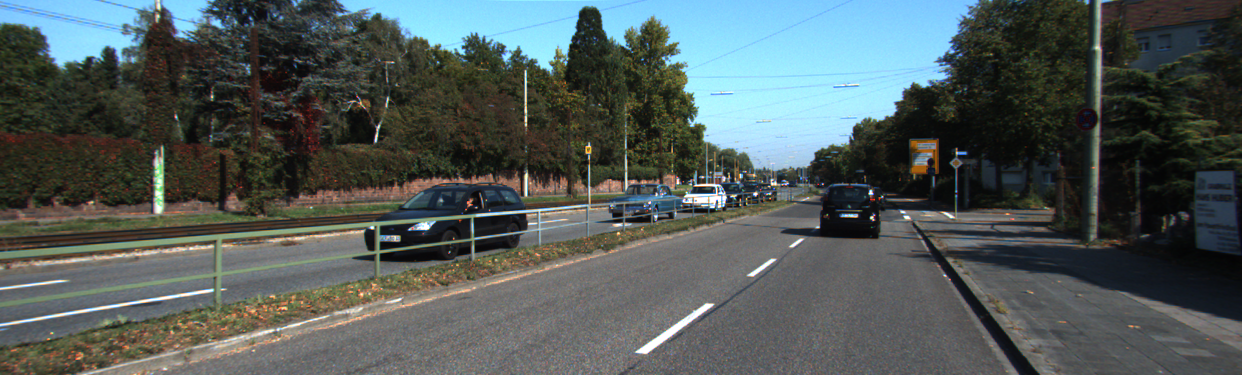
#> input picture dataset/images/um_000010.png, 1242 x 375 px
$ python Algorithm1A.py
#> lines starting #> are read from the running program, lines starting #| are printed output that depends on the picture; after the words box and inside, x2 and y2 are one past the last pixel; in counts of white or black regions, pixels touching at a corner belong together
#!/usr/bin/env python3
# -*- coding: utf-8 -*-
"""
Created on Mon May 11 00:56:07 2020

@author: sarjana
"""


import cv2
import numpy as np
import os
import matplotlib.pyplot as plt


class Algorithm1A:

    def __init__(self):
        pass

    def do_canny(self, frame):
        # Converts frame to grayscale because we only need the luminance channel for detecting edges - less computationally expensive
        gray = cv2.cvtColor(frame, cv2.COLOR_RGB2GRAY)
        # Applies a 5x5 gaussian blur with deviation of 0 to frame - not mandatory since Canny will do this for us
        blur = cv2.GaussianBlur(gray, (5, 5), 0)
        # Applies Canny edge detector with minVal of 50 and maxVal of 150
        canny = cv2.Canny(blur, 50, 150)
        #plt.imshow(canny)
        return canny

    def do_segment(self, frame):
        # Since an image is a multi-directional array containing the relative intensities of each pixel in the image, we can use frame.shape to return a     #tuple: [number of rows, number of columns, number of channels] of the dimensions of the frame
        # frame.shape[0] give us the number of rows of pixels the frame has. Since height begins from 0 at the top, the y-coordinate of the bottom of       #the frame is its height
        height = frame.shape[0]
        #width = frame.shape[1]
        # Creates a triangular polygon for the mask defined by three (x, y) coordinates
        polygons = np.array([
                                [(0, height), (1200, height), (1000,200), (400,200)]
                                #[(335, height), (935, height), (645,200), (540,200)]
                                #[(275, height), (995, height), (705,200), (480,200)]
                            ])
        # Creates an image filled with zero intensities with the same dimensions as the frame
        mask = np.zeros_like(frame)
        # Allows the mask to be filled with values of 1 and the other areas to be filled with values of 0
        cv2.fillPoly(mask, polygons, 255)
        # A bitwise and operation between the mask and frame keeps only the triangular area of the frame
        segment = cv2.bitwise_and(frame, mask)
        #plt.imshow(segment)
        return segment


    def calculate_lines(self, frame, lines):
        # Empty arrays to store the coordinates of the left and right lines
        left = []
        right = []
        # Loops through every detected line
        for line in lines:
            # Reshapes line from 2D array to 1D array

            x1, y1, x2, y2 = line.reshape(4)

            # Fits a linear polynomial to the x and y coordinates and returns a vector of coefficients which describe the slope and y-intercept
            parameters = np.polyfit((x1, x2), (y1, y2), 1)
            slope = parameters[0]

            y_intercept = parameters[1]
            # If slope is negative, the line is to the left of the lane, and otherwise, the line is to the right of the lane
            if slope < 0:
                left.append((slope, y_intercept))
            else:
                right.append((slope, y_intercept))
        # Averages out all the values for left and right into a single slope and y-intercept value for each line

        if (len(left) == 0 or len(right) == 0):
            return np.array([])

        left_avg = np.average(left, axis = 0)
        right_avg = np.average(right, axis = 0)
        # Calculates the x1, y1, x2, y2 coordinates for the left and right lines


        left_line = self.calculate_coordinates(frame, left_avg)
        right_line = self.calculate_coordinates(frame, right_avg)

        return np.array([left_line, right_line])

    def calculate_coordinates(self, frame, parameters):
        slope, intercept = parameters
        # Sets initial y-coordinate as height from top down (bottom of the frame)
        y1 = frame.shape[0]
        # Sets final y-coordinate as 150 above the bottom of the frame
        y2 = int(y1 - 150)
        # Sets initial x-coordinate as (y1 - b) / m since y1 = mx1 + b
        x1 = int((y1 - intercept) / slope)
        # Sets final x-coordinate as (y2 - b) / m since y2 = mx2 + b
        x2 = int((y2 - intercept) / slope)
        return np.array([x1, y1, x2, y2])

    def visualize_lines(self, frame, lines):
        # Creates an image filled with zero intensities with the same dimensions as the frame
        lines_visualize = np.zeros_like(frame)
        # Checks if any lines are detected
        boundary =[]
        #print(lines)
        if lines is not None:
            for x1, y1, x2, y2 in lines:
                #x1 = max(min(x1, frame.shape[1]), 0)
                #x2 = max(min(x2, frame.shape[0]), 0)
                # Draws lines between two coordinates with green color and 5 thickness
                cv2.line(lines_visualize, (x1, y1), (x2, y2), (0, 255, 0), 5)
                #laneboundary = (x1,y1),(x2,y2)
                boundary.append([x1,y1])
                boundary.append([x2,y2])
                # [5 lines of commented-out code are left out]
        boundary =np.array(boundary)

        return [lines_visualize, boundary]


    def detectLane(self, frame):
        canny = self.do_canny(frame)

        segment = self.do_segment(canny)
        hough = cv2.HoughLinesP(segment, 2, np.pi / 180, 100, np.array([]), minLineLength = 100, maxLineGap = 50)

        # Averages multiple detected lines from hough into one line for left border of lane and one line for right border of lane
        lines = self.calculate_lines(frame, hough)
        #border =[(lines[0][0], lines[0][1]),(lines[0][2], lines[0][3]),(lines[1][0], lines[1][1]),(lines[1][2], lines[1][3])]
        #border = np.array(border)

        output = np.zeros_like(frame)

        if (len(lines) == 0):
            return cv2.cvtColor(output, cv2.COLOR_RGB2GRAY)

        # Visualizes the lines
        [lines_visualize, boundary] = self.visualize_lines(frame, lines)

        temp0 = boundary[0].copy()
        temp1 = boundary[1].copy()
        boundary[0] = temp1
        boundary[1] = temp0


        cv2.fillPoly(output,np.int32([boundary]),(255, 255,255))

        return cv2.cvtColor(output, cv2.COLOR_RGB2GRAY)


if __name__ == '__main__':
    # Run application
    laneDetector = Algorithm1A()

    frame = cv2.imread('dataset/images/um_000010.png')
#> frame is the input picture: shape (375, 1242, 3); mean B, G, R 88.6, 90, 80.8
    output = laneDetector.detectLane(frame)
#> in do_canny, `gray = cv2.cvtColor(frame, cv2.COLOR_RGB2GRAY)`:
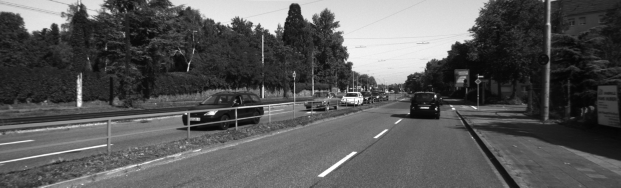
#> gray: shape (375, 1242) (shown at 1/2 size); min 3, max 255, mean 88.5
#> in do_canny, `canny = cv2.Canny(blur, 50, 150)`:
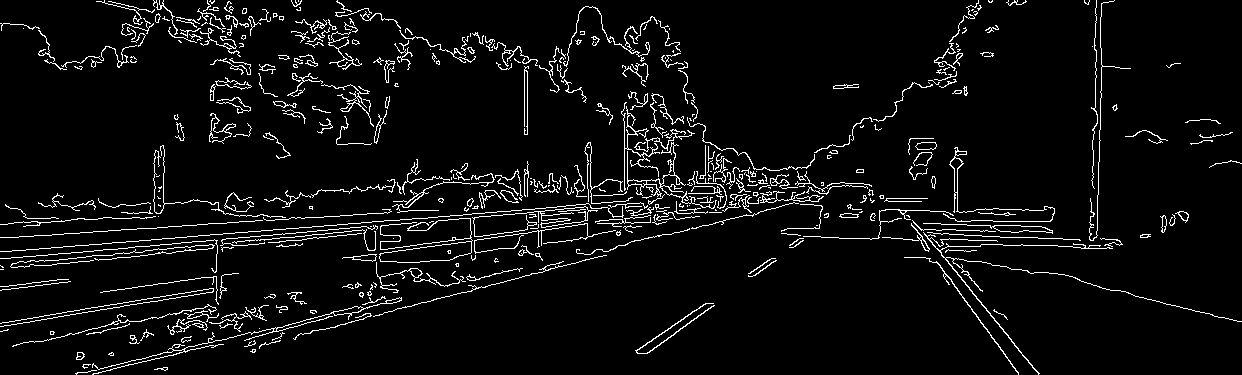
#> canny: shape (375, 1242); 5.4% white in thin lines or dots
#> in do_segment, `cv2.fillPoly(mask, polygons, 255)`:
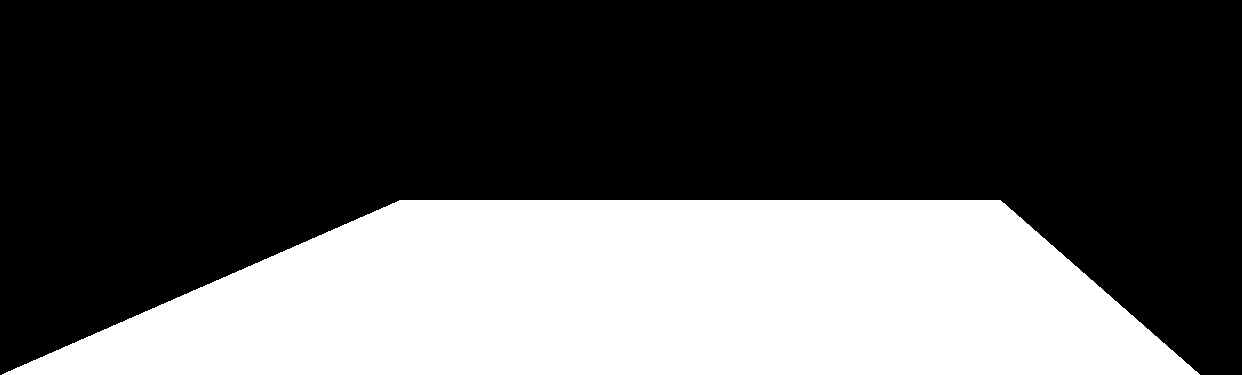
#> mask: shape (375, 1242); 33.8% white; 1 white region, box (x1, y1, x2, y2) and area: (2, 200, 1200, 375) 157537
#> in do_segment, `segment = cv2.bitwise_and(frame, mask)`:
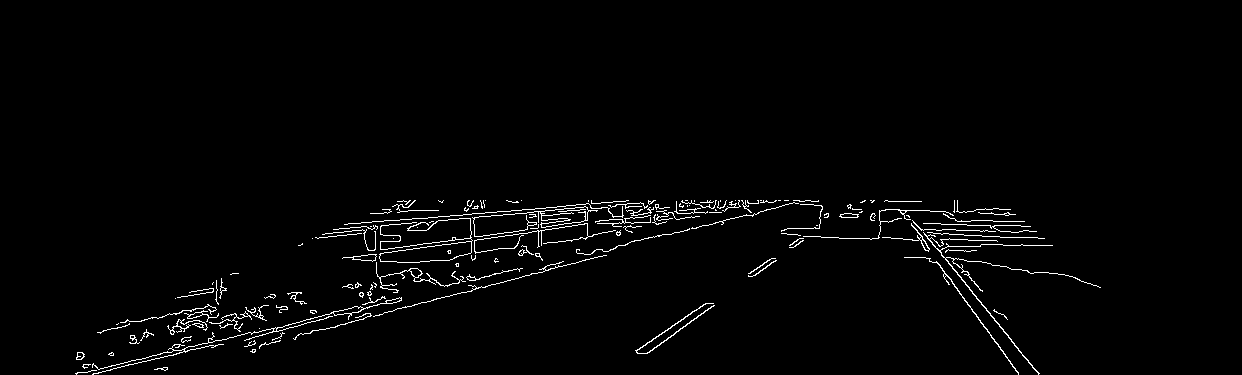
#> segment: shape (375, 1242); 1.9% white in thin lines or dots, all inside (x1, y1, x2, y2) = (75, 200, 1101, 375)
#> in detectLane, `hough = cv2.HoughLinesP(segment, 2, np.pi / 180, 100, np.array([]), mi..`: hough = 67 rows, first 6: [352, 257, 763, 200], [252, 349, 604, 255], [582, 253, 758, 213], [333, 229, 653, 201], [474, 258, 775, 200], [152, 355, 519, 270]
#> the loop in calculate_lines, `for line in lines:` made 67 passes
#> (x1, y1, x2, y2, slope, y_intercept) on passes 1 to 8: (352, 257, 763, 200, -0.139, 305.8), (252, 349, 604, 255, -0.267, 416.3), (582, 253, 758, 213, -0.227, 385.3), (333, 229, 653, 201, -0.0875, 258.1), (474, 258, 775, 200, -0.193, 349.3), (152, 355, 519, 270, -0.232, 390.2), (132, 339, 687, 200, -0.25, 372.1), (898, 201, 1038, 374, 1.24, -908.7)
#> after the loop in calculate_lines, `for line in lines:`: left = 50 pairs, first value -0.725 to -1.2e-17, second value 201 to 822.4; right = 17 items, first 6: (1.24, -908.7), (1.38, -1027.8), (0.0333, 191.7), (0.0368, 194), (0.0162, 223.1), (0.0196, 191.4)
#> in calculate_lines, `left_avg = np.average(left, axis = 0)`: left_avg = [-0.153, 338.4]
#> in calculate_lines, `right_avg = np.average(right, axis = 0)`: right_avg = [0.19, 56.53]
#> in calculate_coordinates, `slope, intercept = parameters`: slope = -0.153; intercept = 338.4
#> in calculate_coordinates, `x1 = int((y1 - intercept) / slope)`: x1 = -238
#> in calculate_coordinates, `x2 = int((y2 - intercept) / slope)`: x2 = 739
#> in calculate_lines, `left_line = self.calculate_coordinates(frame, left_avg)`: left_line = [-238, 375, 739, 225]
#> in calculate_lines, `right_line = self.calculate_coordinates(frame, right_avg)`: right_line = [1676, 375, 887, 225]
#> in detectLane, `lines = self.calculate_lines(frame, hough)`: lines = [[-238, 375, 739, 225], [1676, 375, 887, 225]]
#> the loop in visualize_lines, `for x1, y1, x2, y2 in lines:` made 2 passes
#> after the loop in visualize_lines, `for x1, y1, x2, y2 in lines:`:
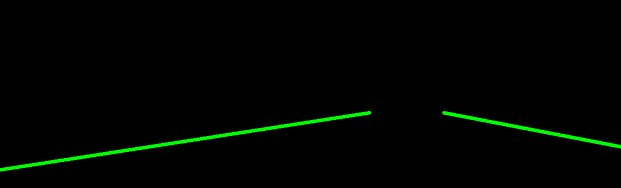
#> lines_visualize: shape (375, 1242, 3) (shown at 1/2 size); mean of channels 0, 1, 2 0, 4.3, 0; drawn as B, G, R
#> after the loop in visualize_lines, `for x1, y1, x2, y2 in lines:`: boundary = [[-238, 375], [739, 225], [1676, 375], [887, 225]]
#> in detectLane, `temp0 = boundary[0].copy()`: temp0 = [-238, 375]
#> in detectLane, `temp1 = boundary[1].copy()`: temp1 = [739, 225]
#> in detectLane, `cv2.fillPoly(output,np.int32([boundary]),(255, 255,255))`:
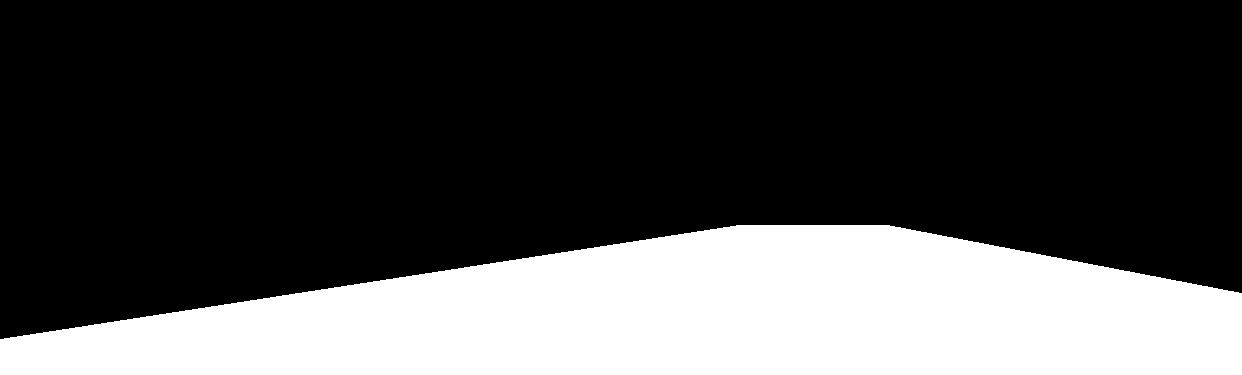
#> output: shape (375, 1242, 3); 28.4% white; 1 white region, box (x1, y1, x2, y2) and area: (0, 225, 1242, 375) 132050

    print(output.shape)
#| (375, 1242)
    print(output.dtype)
#| uint8

    cv2.imshow('output', output)
    cv2.waitKey(0)


    '''
    sourceFolder = '/Users/sarjana/Documents/UMD /Spring 2020/ENSE 622/dataset/images'
    destFolder = '/Users/sarjana/Documents/UMD /Spring 2020/ENSE 622/dataset/Medium Code'
    filename = os.listdir(sourceFolder)
    for file in filename :
        if file.endswith('.png') :

            frame = cv2.imread('/Users/sarjana/Documents/UMD /Spring 2020/ENSE 622/dataset/images' +'/' +file)

            canny = do_canny(frame)

            segment = do_segment(canny)
            hough = cv2.HoughLinesP(segment, 2, np.pi / 180, 100, np.array([]), minLineLength = 100, maxLineGap = 50)

            # Averages multiple detected lines from hough into one line for left border of lane and one line for right border of lane
            lines = calculate_lines(frame, hough)
            #border =[(lines[0][0], lines[0][1]),(lines[0][2], lines[0][3]),(lines[1][0], lines[1][1]),(lines[1][2], lines[1][3])]
            #border = np.array(border)

            # Visualizes the lines
            [lines_visualize, boundary] = visualize_lines(frame, lines)
            #print(laneboundary)
            output = np.zeros_like(lines_visualize)
            cv2.fillConvexPoly(output,np.int32([boundary]),(255, 255,255))

            # Overlays lines on frame by taking their weighted sums and adding an arbitrary scalar value of 1 as the gamma argument
            #output = cv2.addWeighted(frame, 0.9, lines_visualize, 1, 1)
            # Opens a new window and displays the output frame
            cv2.imwrite(destFolder + '/' + file, output)
    '''

$ run again, with dataset/images/um_000000.png copied over dataset/images/um_000010.png
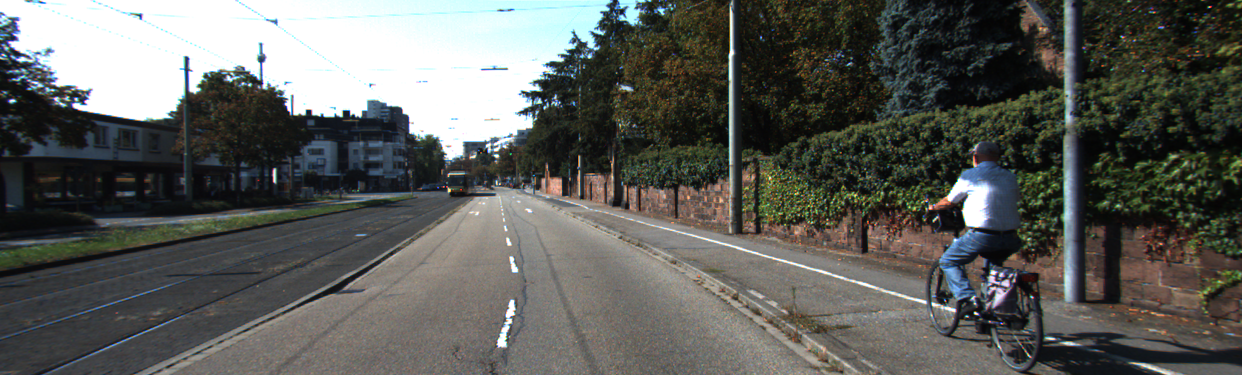
#> input picture dataset/images/um_000000.png, 1242 x 375 px
#> frame is the input picture: shape (375, 1242, 3); mean B, G, R 89.7, 93.9, 92.4
#> canny: shape (375, 1242); 8% white in thin lines or dots
#> mask: shape (375, 1242); 33.8% white; 1 white region, box (x1, y1, x2, y2) and area: (2, 200, 1200, 375) 157537
#> segment: shape (375, 1242); 2.4% white in thin lines or dots, all inside (x1, y1, x2, y2) = (43, 200, 1187, 375)
#> hough = 75 rows, first 6: [584, 205, 1130, 361], [673, 228, 1182, 373], [169, 368, 440, 224], [567, 202, 685, 235], [234, 293, 351, 245], [968, 341, 1154, 341]
#> the loop in calculate_lines, `for line in lines:` made 75 passes
#> (x1, y1, x2, y2, slope, y_intercept) on passes 1 to 8: (584, 205, 1130, 361, 0.286, 38.14), (673, 228, 1182, 373, 0.285, 36.28), (169, 368, 440, 224, -0.531, 457.8), (567, 202, 685, 235, 0.28, 43.43), (234, 293, 351, 245, -0.41, 389), (968, 341, 1154, 341, 1.85e-16, 341), (136, 373, 374, 267, -0.445, 433.6), (675, 232, 1032, 232, 3.93e-17, 232)
#> after the loop in calculate_lines, `for line in lines:`: left = 23 items, first 6: (-0.531, 457.8), (-0.41, 389), (-0.445, 433.6), (-1.43e-17, 207), (-2.92e-16, 311), (-5.57e-17, 332); right = 52 pairs, first value 7.93e-18 to 0.753, second value -247.7 to 341
#> left_avg = [-0.268, 358]
#> right_avg = [0.188, 125.9]
#> in calculate_coordinates, `slope, intercept = parameters`: slope = -0.268; intercept = 358
#> in calculate_coordinates, `x1 = int((y1 - intercept) / slope)`: x1 = -63
#> in calculate_coordinates, `x2 = int((y2 - intercept) / slope)`: x2 = 496
#> left_line = [-63, 375, 496, 225]
#> right_line = [1326, 375, 527, 225]
#> lines = [[-63, 375, 496, 225], [1326, 375, 527, 225]]
#> the loop in visualize_lines, `for x1, y1, x2, y2 in lines:` made 2 passes
#> after the loop in visualize_lines, `for x1, y1, x2, y2 in lines:`:
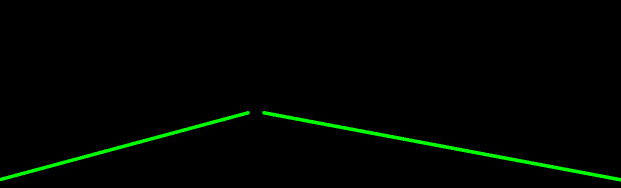
#> lines_visualize: shape (375, 1242, 3) (shown at 1/2 size); mean of channels 0, 1, 2 0, 4.8, 0; drawn as B, G, R
#> after the loop in visualize_lines, `for x1, y1, x2, y2 in lines:`: boundary = [[-63, 375], [496, 225], [1326, 375], [527, 225]]
#> temp0 = [-63, 375]
#> temp1 = [496, 225]
#> in detectLane, `cv2.fillPoly(output,np.int32([boundary]),(255, 255,255))`:
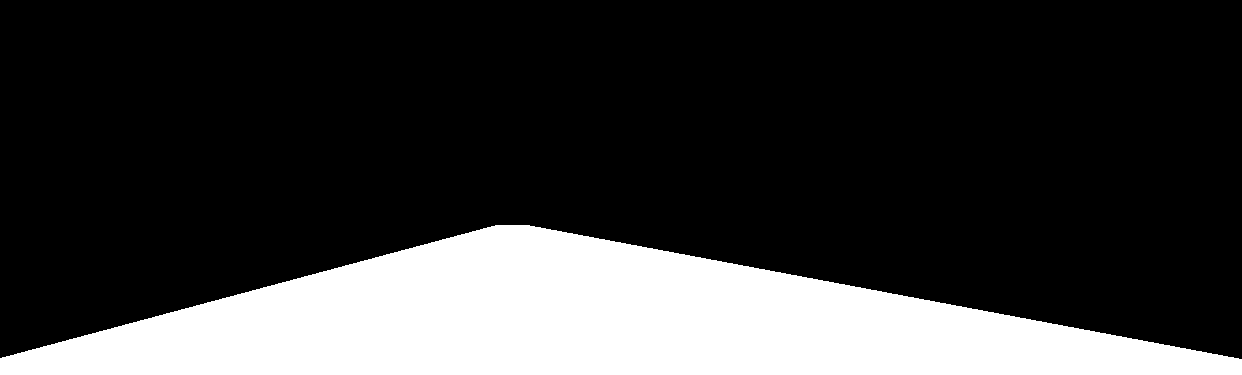
#> output: shape (375, 1242, 3); 22.6% white; 1 white region, box (x1, y1, x2, y2) and area: (0, 225, 1242, 375) 105344
#| (375, 1242)
#| uint8
